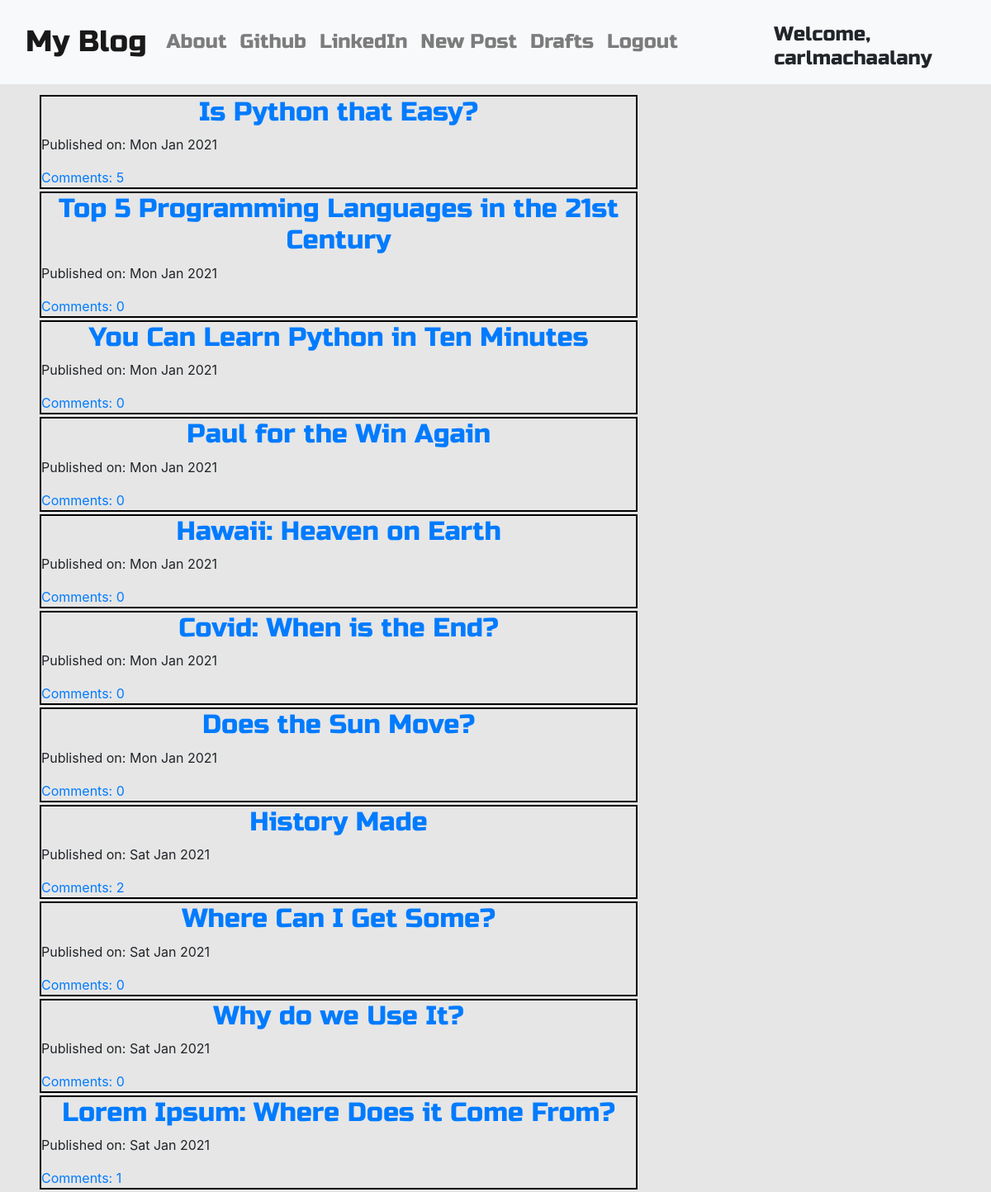
The app's page / (signed in) with its own data.
### blog/models.py (models this page shows, shortened)
class Post(models.Model):
    author = models.ForeignKey('auth.User', on_delete=models.CASCADE)
    title = models.CharField(max_length=200)
    text = models.TextField()
    create_date = models.DateTimeField(default=timezone.now)
    published_date = models.DateTimeField(blank=True, null=True)
    def approve_comments(self):
        return self.comments.filter(approved_comment=True)

### blog/views.py (the view)
# urls.py: path('', views.PostListView.as_view(), name='post_list'),
class PostListView(ListView):
    model = Post
    context_object_name = 'posts'
    def get_queryset(self):
        return Post.objects.filter(published_date__lte = timezone.now()).order_by('-published_date')

### blog/templates/blog/post_list.html
{% extends 'blog/base.html' %}
{% block content %}
  <div class="centerstage">
    {% for post in posts %}
    <div style='border: 2px solid black; margin: 3px;'>
      <div class="post">
        <h6 class='posttitle'><a href="{% url 'post_detail' pk=post.pk %}">{{ post.title }}</a></h6>
      </div>
      <div class="date">
        <p>Published on: {{post.published_date|date:"D M Y"}}</p>
      </div>
      <a href="{% url 'post_detail' pk=post.pk %}">Comments: {{post.approve_comments.count}}</a>
    </div>
    {% endfor %}
  </div>
{% endblock %}

### blog/templates/blog/base.html (shortened to what this page needs)
<!DOCTYPE html>
{% load static %}
<html lang="en" dir="ltr">
  <head>
    <link rel="stylesheet" href="https://use.fontawesome.com/releases/v5.7.0/css/all.css">
    <link rel="stylesheet" href="https://stackpath.bootstrapcdn.com/bootstrap/4.1.3/css/bootstrap.min.css"
>
    <link href="https://maxcdn.bootstrapcdn.com/font-awesome/4.7.0/css/font-awesome.min.css" rel="stylesheet">
    <link rel="stylesheet" href="//cdn.jsdelivr.net/npm/medium-editor@latest/dist/css/medium-editor.min.css" type="text/css" media="screen" charset="utf-8">
    <link rel="stylesheet" href="{% static 'css/blog.css' %}">
  </head>
  <body style='background-color: #e6e6e6;'>
    <nav class="navbar navbar-expand-lg navbar-light bg-light techfont">
      <div class="container-fluid">
        <a class="navbar-brand bigbrand" href="{% url 'post_list' %}">My Blog</a>
        <div class="collapse navbar-collapse" id="navbarSupportedContent">
          <ul class="navbar-nav me-auto mb-2 mb-lg-0">
            <li class="nav-item">
              <a class="nav-link" aria-current="page" href="{% url 'about' %}">About</a>
            </li>
            <li class="nav-item">
              <a class="nav-link" href="https://github.com/carlmachaalany">Github</a>
            </li>
            <li class="nav-item">
              <a class="nav-link" href="https://www.linkedin.com/in/carlmachaalani">LinkedIn</a>
            </li>
            {% if user.is_authenticated %}
            <li class="nav-item">
              <a class="nav-link" href="{% url 'post_new' %}">New Post</a>
            </li>
            <li class="nav-item">
              <a class="nav-link" href="{% url 'post_draft_list' %}">Drafts</a>
            </li>
            <li class="nav-item">
              <a class="nav-link" href="{% url 'logout' %}">Logout</a>
            </li>
            {% else %}
            <li class="nav-item">
              <a class="nav-link" href="{% url 'login' %}">Login</a>
            </li>
            {% endif %}
        </div>
      </div>
      {% if user.is_authenticated %}
        <h5 class='go-right'>Welcome, {{user.username}}</h5>
      {% endif %}
    </nav>
    <div class="content container">
      <div class="row">
        <div class="col-md-8">
          <div class="blog_posts">
            {% block content %}
            {% endblock %}
          </div>
        </div>
      </div>
    </div>
  </body>
</html>

### blog/static/css/blog.css (style rules this page uses)
.techfont { font-family: 'Russo One', sans-serif; font-size: 1.5em; margin-bottom: 10px; }
.bigbrand { font-size: 1.5em; }
.go-right { margin-top: 20px; float: right; font-size: 1em; }
.centerstage { margin-left:auto; margin-right: auto; }
.posttitle { font-family: 'Russo One', sans-serif; font-size: 2em; text-align: center; color: red; }

### records on screen
Post: title "Is Python that Easy?", published_date "Mon Jan 2021", approve_comments.count "5"
Post: title "Top 5 Programming Languages in the 21st Century", published_date "Mon Jan 2021", approve_comments.count "0"
Post: title "You Can Learn Python in Ten Minutes", published_date "Mon Jan 2021", approve_comments.count "0"
Post: title "Paul for the Win Again", published_date "Mon Jan 2021", approve_comments.count "0"
Post: title "Hawaii: Heaven on Earth", published_date "Mon Jan 2021", approve_comments.count "0"
Post: title "Covid: When is the End?", published_date "Mon Jan 2021", approve_comments.count "0"
Post: title "Does the Sun Move?", published_date "Mon Jan 2021", approve_comments.count "0"
Post: title "History Made", published_date "Sat Jan 2021", approve_comments.count "2"
Post: title "Where Can I Get Some?", published_date "Sat Jan 2021", approve_comments.count "0"
Post: title "Why do we Use It?", published_date "Sat Jan 2021", approve_comments.count "0"
Post: title "Lorem Ipsum: Where Does it Come From?", published_date "Sat Jan 2021", approve_comments.count "1"

### other values on screen
{{ user.username }} "carlmachaalany"
